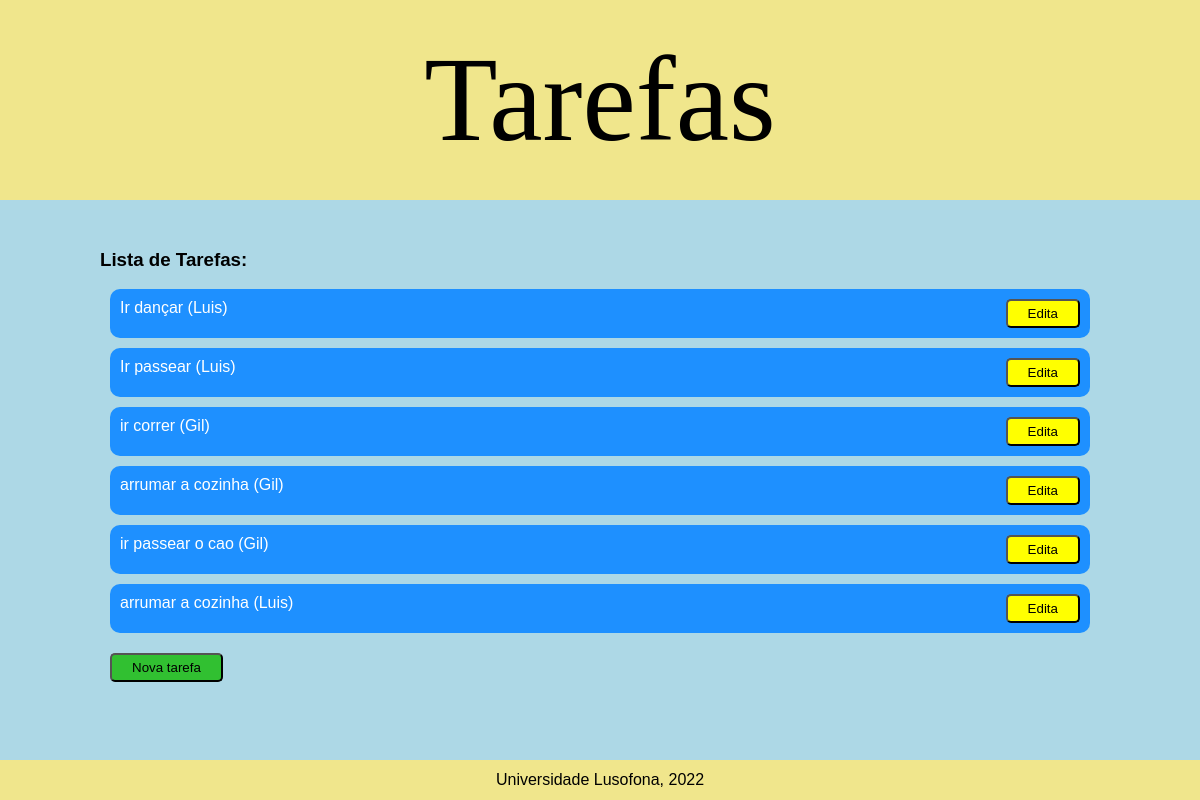
Before: / with the older database file.
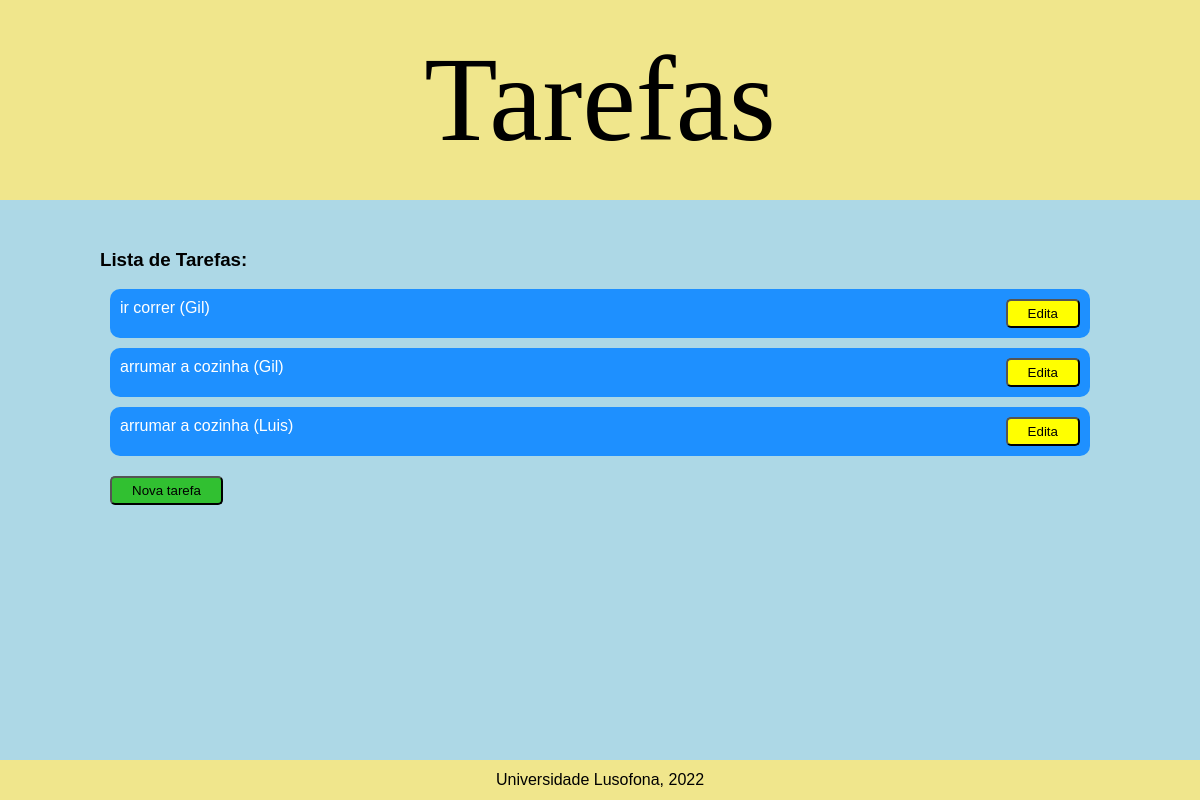
After: the same page with the newer database file.
### tarefas/models.py (models this page shows)
class Tarefa(models.Model):
    descricao = models.CharField(max_length=50)
    prioridade = models.IntegerField(null=True, blank=True)
    tarefeiro = models.ForeignKey(
        'Tarefeiro',
        on_delete=models.CASCADE,
        related_name='tarefas',
        null=True
        )
    def __str__(self):
        return f"{self.descricao} ({self.tarefeiro})"

class Tarefeiro(models.Model):
    nome = models.CharField(max_length=50)
    def __str__(self):
        return self.nome

### tarefas/views.py (the view)
# urls.py: path('', views.lista_view, name="lista"),
def lista_view(request):
    context = {
        'tarefas': Tarefa.objects.all()
    }
    return render(request, 'tarefas/lista.html', context)

### tarefas/templates/tarefas/lista.html (shortened to what this page needs)
{% extends "tarefas/layout.html" %}
{% block main %}
<h3>Lista de Tarefas:</h3>
    {% for tarefa in tarefas  %}
      <div class="tarefa">
        <div>
          {{ tarefa }}
        </div>
        <div>
          <a href="{% url 'edita' tarefa.id %}">
            <button>Edita</button>
          </a>
        </div>
      </div>
    {% endfor %}
<a href="{% url 'nova' %}">
    <button id="nova">Nova tarefa</button>
</a>
{% endblock main %}

Changed rows visible on the page:
removed Tarefa: descricao+tarefeiro "Ir dançar (Luis)"
removed Tarefa: descricao+tarefeiro "Ir passear (Luis)"
removed Tarefa: descricao+tarefeiro "ir passear o cao (Gil)"
